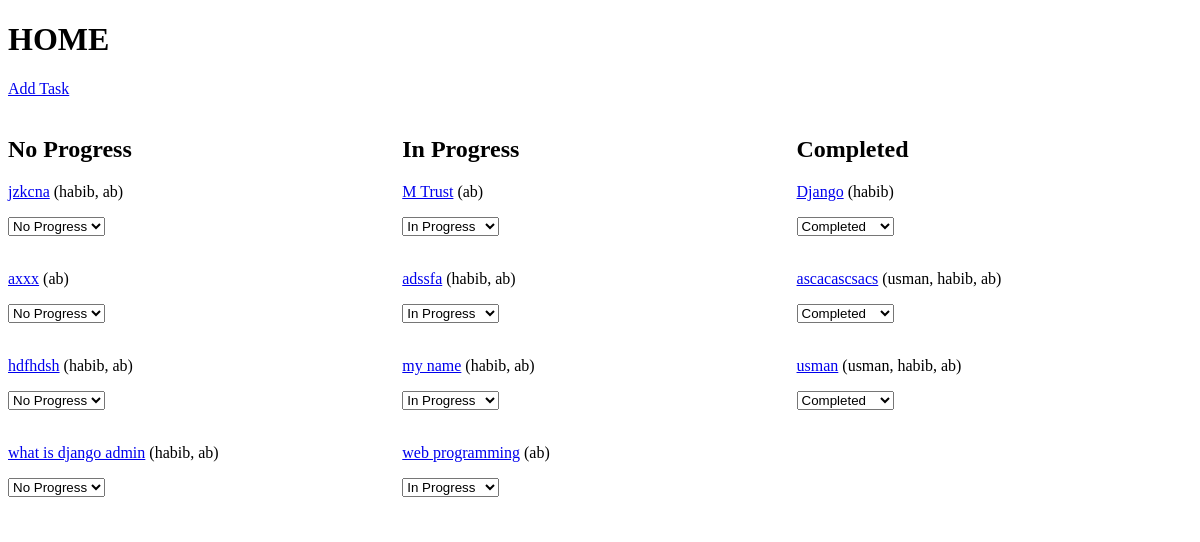
Screenshot of /home/ (signed in) with the database file from the repository.
### task/models.py (models this page shows, shortened)
class TodoList(models.Model):
    STATUS =[
            ("No Progress","No Progress"),
            ("In Progress","In Progress"),
            ("Completed","Completed")
            ]
    PRIORITY =[("Low","Low"),
               ("High","High")
               ]
    title           = models.CharField(max_length=120)
    description     = models.TextField()
    status          = models.CharField(max_length=200,choices=STATUS, default="No Progress")
    priority        = models.CharField(max_length=200,choices=PRIORITY)
    due_date        = models.DateField(auto_now_add=False,null=True,blank=True)
    assign_to       = models.ManyToManyField(User,related_name="assign_to")
    created_by      = models.ForeignKey(User,on_delete = models.CASCADE ,blank=True,null=True,related_name='created_by')
    class Meta:
        permissions = (
           ("view", "Can view the task "),
           ("can_create", "Can create a task"),
     )

### accounts/models.py (models this page shows)
class User(AbstractUser):
    address  = models.TextField()
    number   = models.PositiveIntegerField(null=True,blank=True)
    is_admin = models.BooleanField(default=False)
    def __str__(self):
        return self.username

### djangoTask/views.py (the view)
# urls.py: 2. Add a URL to urlpatterns:  path('', views.home, name='home')
def home(request):
    if request.user.is_superuser:
        art_queryset= TodoList.objects.all()
    else:
        art_queryset = TodoList.objects.filter(assign_to= request.user)
    context = {"dataset":art_queryset}
    return render(request, 'home.html', context)

### Templates/home.html (shortened to what this page needs)
<!DOCTYPE html>
<html>
    <head>
    </head>
    <body>
        <h1>HOME</h1>
{% if perms.task.can_create %}
 <a href="{% url 'create'  %}">Add Task</a><br><br>
 {% endif %}
<html>
 <head>
 </head>
 <body>
    <div class="row">
      <div class="column left">
          <h2>No Progress</h2>
            {% for obj in dataset %}
                {% if obj.status == 'No Progress'  %}
              <p>  <a  href="{% url 'tdetail' obj.id %}">{{obj.title}}</a> ({{ obj.assign_to.all|join:", "  }})</p>
              <form method="POST" action="{% url 'task-update' id=obj.id %}">
                <select name="status" onchange="this.form.submit();">
                  {% for choice in obj.STATUS %}
                    <option value="{{ choice.0 }}" {% if choice.0 == dataset.status %}selected{% endif %}>{{ choice.1 }}</option>
                  {% endfor %}
                </select><br><br>
              </form>
                {% endif %}
            {% endfor %}
        </div>
        <div class="column middle">
            <h2>In Progress</h2>
            {% for obj in dataset %}
            {% if obj.status == 'In Progress' %}
            <p>  <a  href="{% url 'tdetail' obj.id %}">{{obj.title}}<a/> ({{ obj.assign_to.all|join:", "  }})</p>
              <form method="POST" action="{% url 'task-update' id=obj.id %}">
                <select name="status" onchange ="this.form.submit();">
                  {% for choice in obj.STATUS %}
                    <option value="{{ choice.0 }}" {% if choice.0 == obj.status %}selected{% endif %}>{{ choice.1 }}</option>
                  {% endfor %}
                </select><br><br>
              </form>
             {% endif %}
             {% endfor %}
        </div>
        <div class="column right">
           <h2>Completed</h2>
            {% for obj in dataset %}
            {% if obj.status == 'Completed' %}
            <p>  <a  href="{% url 'tdetail' obj.id %}">{{obj.title}}<a/> ({{ obj.assign_to.all|join:", "  }})</p>
              <form method="POST" action="{% url 'task-update' id=obj.id %}">
                    <select name="status" onchange="this.form.submit();">
                  {% for choice in obj.STATUS %}
                    <option value="{{ choice.0 }}" {% if choice.0 == obj.status %}selected{% endif %}>{{ choice.1 }}</option>
                  {% endfor %}
                </select><br><br>
              </form>
             {% endif %}
             {% endfor %}
        </div>
    </div>
 </body>
</html>
</body>
</html>

### Templates/home.html (style rules this page uses)
.column { float: left; }
.left { width: 33.3%; }
.middle { width: 33.3%; }
.right { width: 33.3%; }
.row:after { content: ""; display: table; clear: both; }

### rows the page displays
TodoList: title "jzkcna", assign_to.all "habib, ab", status "No Progress"
TodoList: title "axxx", assign_to.all "ab", status "No Progress"
TodoList: title "hdfhdsh", assign_to.all "habib, ab", status "No Progress"
TodoList: title "what is django admin", assign_to.all "habib, ab", status "No Progress"
TodoList: title "M Trust", assign_to.all "ab", status "In Progress"
TodoList: title "adssfa", assign_to.all "habib, ab", status "In Progress"
TodoList: title "my name", assign_to.all "habib, ab", status "In Progress"
TodoList: title "web programming", assign_to.all "ab", status "In Progress"
TodoList: title "Django", assign_to.all "habib", status "Completed"
TodoList: title "ascacascsacs", assign_to.all "usman, habib, ab", status "Completed"
TodoList: title "usman", assign_to.all "usman, habib, ab", status "Completed"
